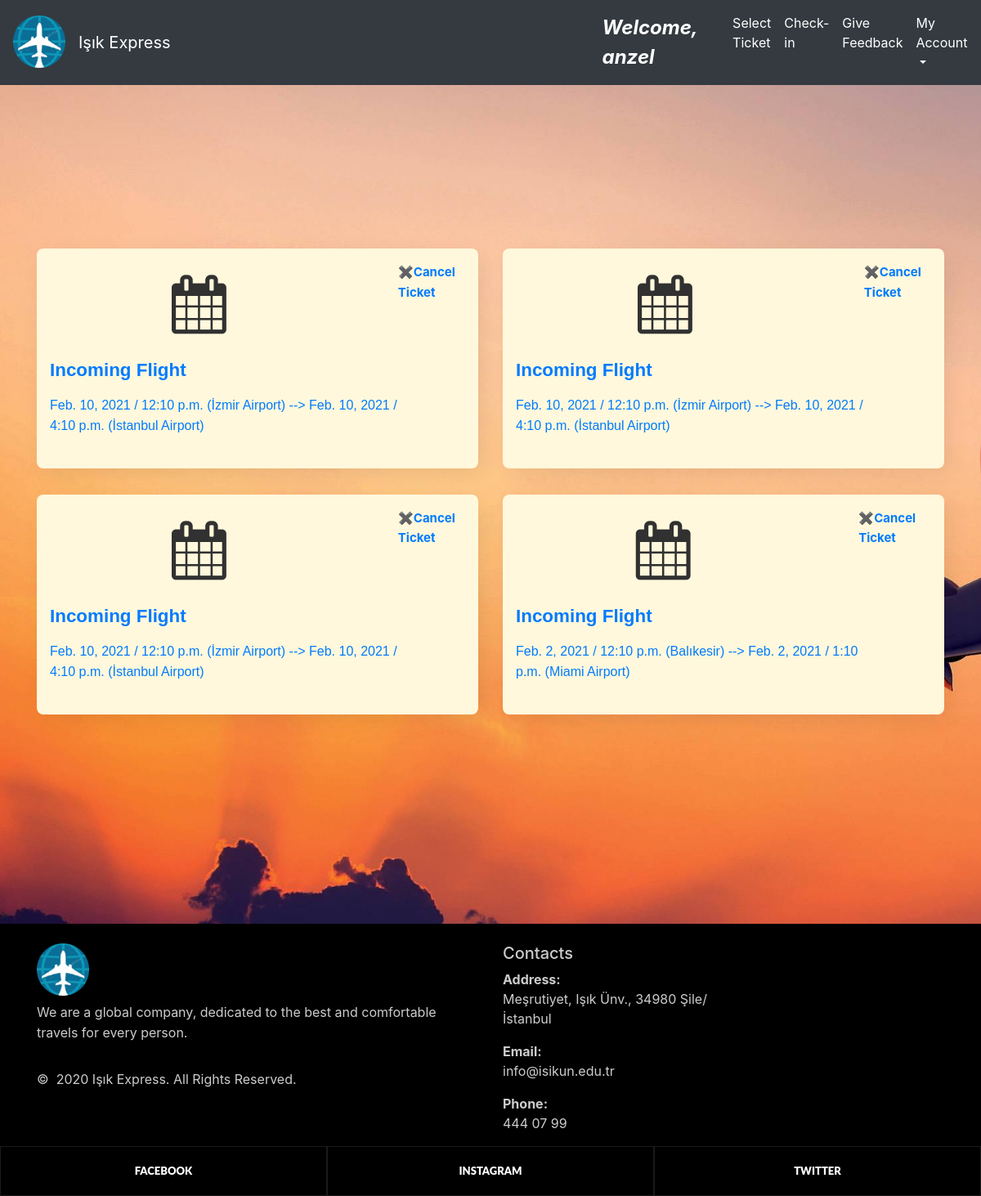
Screenshot of /myflights/ (signed in) with the database file from the repository.
### home/models.py (models this page shows, shortened)
class Ticket(models.Model):
    trip_choice = (('o','oneway'),('r','roundtrip'),)
    trip = models.CharField(max_length=5, choices=trip_choice)
    seat = models.CharField(max_length=255,null=True)
    registereduser =models.ForeignKey(RegisteredUser,null=True,on_delete= models.CASCADE)
    ticket_class = models.CharField(max_length=255,null=True)
    flight = models.ForeignKey(Flight,null=True,on_delete=models.CASCADE)
    ticket_price = models.DecimalField(max_digits=10, decimal_places=2, null=True)
    created_at = models.CharField(max_length=255,null=True)
    is_approval = models.CharField(max_length=1, null=True)
    is_checkin = models.BooleanField(null=True, blank=True)

class Flight(models.Model):
    pnr=models.CharField(max_length=10, null=True)
    departure_time = models.DateField(auto_now_add=False, auto_now=False, null=True)
    arrival_time = models.DateField(auto_now_add=False, auto_now=False, null=True)
    departure_hour=models.TimeField(auto_now=False, auto_now_add=False, null=True)
    arrival_hour = models.TimeField(auto_now=False, auto_now_add=False, null=True)
    from_airport = models.ForeignKey(Airport, null=True,on_delete=models.SET_NULL, related_name="from_airport")
    to_airport = models.ForeignKey(Airport, null=True,on_delete=models.SET_NULL, related_name="to_airport")
    price= models.DecimalField(max_digits=10,decimal_places=2,null=True)

class Airport(models.Model):
    name=models.CharField(max_length=255,null=True)
    address=models.CharField(max_length=500,null=True)
    def __str__(self):
        return self.name

### home/views.py (the view)
# urls.py: path('myflights/', views.myflights, name="myflights"),
@login_required
def myflights(request):
    user_id = request.user.id
    user = User.objects.get(id=user_id)
    registered_user = RegisteredUser.objects.get(user=user)
    my_tickets = Ticket.objects.filter(registereduser=registered_user)
    get_datetime_now = str(datetime.datetime.now()).split(' ')
    get_date_now = str(get_datetime_now[0]).split('-')
    year = get_date_now[0]
    month = get_date_now[1]
    day = get_date_now[2]
    past_flights = []
    incoming_flights = []
    for ticket in my_tickets:
        flight = ticket.flight
        departure_time = str(flight.departure_time).split('-')
        departure_time_year = departure_time[0]
        departure_time_month = departure_time[1]
        departure_time_day = departure_time[2]
        if int(departure_time_year) < int(year) \
                or (int(departure_time_year).__eq__(int(year)) and int(departure_time_month) < int(month)) \
                or (int(departure_time_year).__eq__(int(year)) and int(departure_time_month).__eq__(int(month)) and int(departure_time_day) < int(day)):
            past_flights.append(ticket)
        else:
            incoming_flights.append(ticket)
    return render(request, 'home/myflights.html', {'past_flights' : past_flights, 'incoming_flights' : incoming_flights})

### home/templates/home/myflights.html (shortened to what this page needs)
<!DOCTYPE html>
{% extends 'home/main.html' %}
{% load static %}
{% block content %}
<html lang="en">
<head>
    <link href="//maxcdn.bootstrapcdn.com/bootstrap/4.1.1/css/bootstrap.min.css" rel="stylesheet" id="bootstrap-css">
    <link rel="stylesheet" href="https://maxcdn.bootstrapcdn.com/font-awesome/4.7.0/css/font-awesome.min.css"><link rel="stylesheet" href="https://maxcdn.bootstrapcdn.com/font-awesome/4.7.0/css/font-awesome.min.css">
    <link rel="stylesheet" type="text/css" href="/static/css/myflights.css">
</head>
<body class="first-info">
<section>
<div class="container">
    <div class="row" style="margin:200px auto"  >
            <div class="row justify-content-center">
                {% for incoming_flight in incoming_flights %}
                <div class="col-lg-6 mbr-col-md-10">
                  <a href="/view_ticket/{{incoming_flight.id}}"><div class="flight">
                        <div class="ico-flight">
                            <span class="iconfont fa-calendar fa" style="margin-left:35%"></span>
                        </div>
                        <div class="text-flight center">
                            <h2 class="fonts-style ie-bold type-title display-title"><span>Incoming Flight</span></h2>
                            <p class="fonts-style text1 ie-text display-small-title">{{ incoming_flight.flight.departure_time }} / {{ incoming_flight.flight.departure_hour }}  ({{ incoming_flight.flight.from_airport }}) --> {{ incoming_flight.flight.arrival_time }} / {{incoming_flight.flight.arrival_hour}} ({{ incoming_flight.flight.to_airport }}) </p>
                        </div>
                        <a href="/delete_ticket/{{ incoming_flight.id }}"><b style='font-size:15px;'>&#10006;Cancel Ticket</b></a>
                    </div></a>
                </div>
                 {% endfor %}
            </div>
    </div>
</div>>
</section>
</body>
{% endblock %}

### home/templates/home/navbar.html (shortened to what this page needs)
{% load static %}
{% block content %}
<head>
</head>
<body>
<nav class="navbar navbar-expand-md navbar-dark bg-dark">
    <a class="navbar-brand pb-2" href="{% url 'homepage' %}"><img src="{% static 'images/logo.png' %}" style="height: 64px; width: 64px"></a>
                <a class="navbar-brand" href="{% url 'homepage' %}">Işık Express</a>
    <a class="nav navbar-nav navbar-right " style="margin-left: 32rem !important;" ><font  size="5" color="white"><b><i>Welcome, {{user.username}}</i></b></font></a>
    <div class="collapse navbar-collapse" id="navbarNavDropdown" style="margin-left: 3% !important;">
        <ul class="navbar-nav">
        {% if requested_user_type.user_type == 'A' %}
        <li class="nav-item active">
                <a class="nav-link" href="{% url 'addairport' %}">Add Airports <span class="sr-only">(current)</span></a>
            </li>
            <li class="nav-item">
                <a class="nav-link" href="{% url 'feedbacklist' %}" style="color:white">Response Feedbacks</a>
            </li>
             <li class="nav-item">
                 <a class="nav-link" href="{% url 'logout' %}" style="color:white">Logout</a>
             </li>
        {% else %}
            <li class="nav-item active">
                <a class="nav-link" href="{% url 'homepage' %}">Select Ticket <span class="sr-only">(current)</span></a>
            </li>
            <li class="nav-item">
                <a class="nav-link" href="{% url 'checkin' %}" style="color:white">Check-in</a>
            </li>
            <li class="nav-item">
                <a class="nav-link" href="{% url 'FeedbackPage' %}" style="color:white">Give Feedback</a>
            </li>
            <li class="nav-item dropdown">
                <a class="nav-link dropdown-toggle"  id="navbarDropdownMenuLink" data-toggle="dropdown" aria-haspopup="true" aria-expanded="false" style="color:white"> My Account </a>
            </li>
        {% endif %}
        </ul>
    </div>
</nav>
</body>
{% endblock %}

### home/static/css/background.css (style rules this page uses)
.first-info { background-image: url( '/static/images/plane1.jpg' ) ; background-size: cover; background-repeat: no-repeat; }

### home/static/css/myflights.css (style rules this page uses)
.first-info { background-image: url( '/static/images/plane1.jpg' ) ; background-size: cover; background-repeat: no-repeat; background-attachment:fixed; }
.flight { display: flex; background:#fff8dc; padding: 1rem 1rem 1rem 1rem; border-radius: 0.5rem; box-shadow: 7px 7px 30px -5px rgba(0,0,0,0.1); margin-bottom: 2rem; }
.ico-flight { margin: auto; }
.iconfont { font-size: 4.5rem !important; color: #313131; margin: 1rem; padding-right: 1rem; }
.center { margin: auto; }
.type-title { text-align: left; }
h2 { margin-top: 1.0rem; margin-bottom: 0.5rem; }
.display-title { font-family: 'Source Sans Pro',sans-serif; font-size: 1.4rem; }
.ie-bold { font-weight: 700; }
p { padding-top: 0.5rem; padding-bottom: 0.5rem; line-height: 25px; }
.display-small-title { font-family: 'Source Sans Pro',sans-serif; font-size: 1re }

### home/static/css/footer.css (style rules this page uses)
ul, ol { list-style: none; padding: 0; margin: 0; }

### rows the page displays
Ticket: flight.departure_time "Feb. 10, 2021", flight.departure_hour "12:10 p.m.", flight.from_airport "İzmir Airport", flight.arrival_time "Feb. 10, 2021", flight.arrival_hour "4:10 p.m.", flight.to_airport "İstanbul Airport"
Ticket: flight.departure_time "Feb. 10, 2021", flight.departure_hour "12:10 p.m.", flight.from_airport "İzmir Airport", flight.arrival_time "Feb. 10, 2021", flight.arrival_hour "4:10 p.m.", flight.to_airport "İstanbul Airport"
Ticket: flight.departure_time "Feb. 10, 2021", flight.departure_hour "12:10 p.m.", flight.from_airport "İzmir Airport", flight.arrival_time "Feb. 10, 2021", flight.arrival_hour "4:10 p.m.", flight.to_airport "İstanbul Airport"
Ticket: flight.departure_time "Feb. 2, 2021", flight.departure_hour "12:10 p.m.", flight.from_airport "Balıkesir", flight.arrival_time "Feb. 2, 2021", flight.arrival_hour "1:10 p.m.", flight.to_airport "Miami Airport"

### other values shown
{{ user.username }} "anzel"
